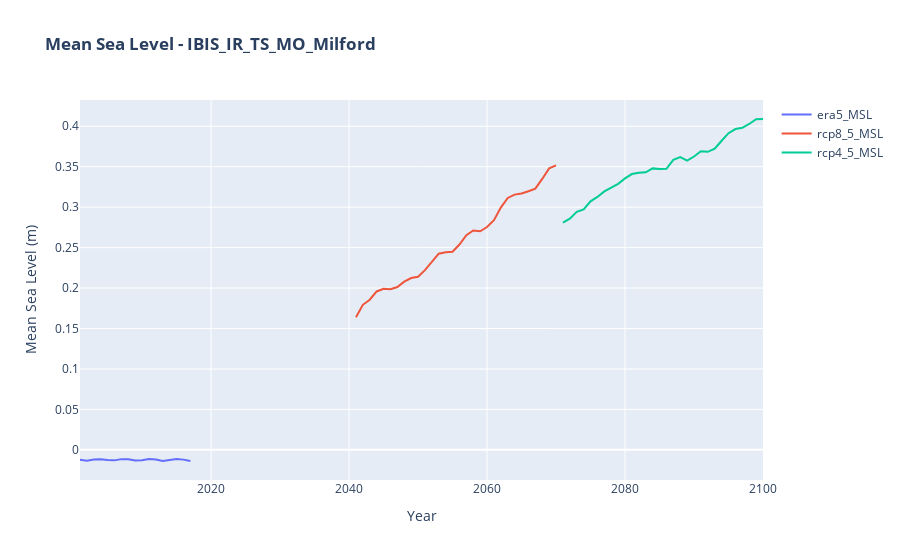

Notebook cell for this chart:
### Code cell
stationsChart = go.Figure(data=[era5_MSL_station_Trend, rcp8_5_MSL_station_Trend, rcp4_5_MSL_station_Trend], layout=layout)
stationsChart.show()
